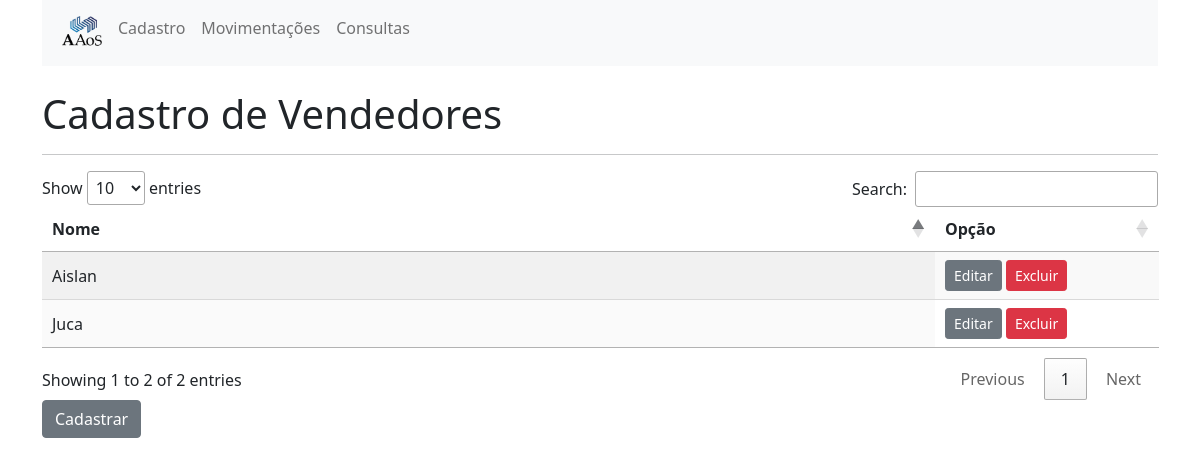
The app's page /vendedores/, older data.
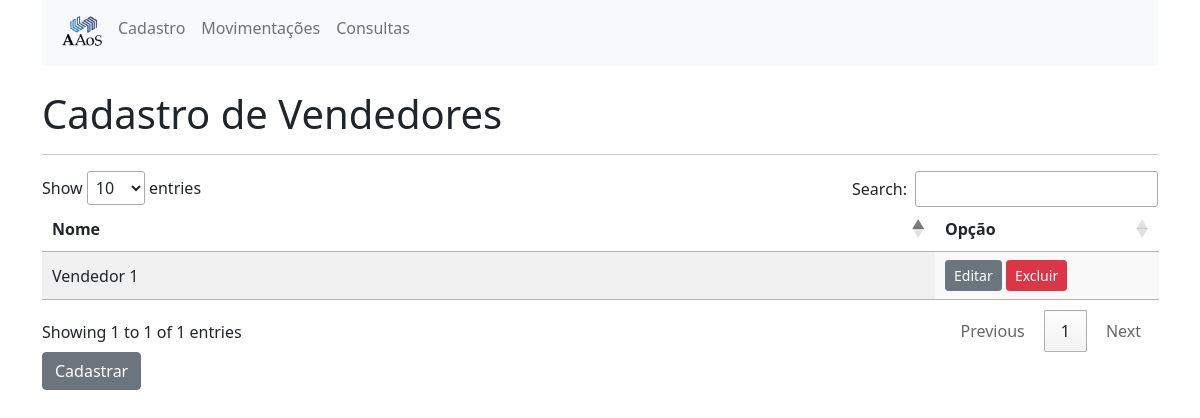
The same page, newer data.
### cadastros/models.py (models this page shows, shortened)
class Vendedor(models.Model):
    nome = models.CharField(
        verbose_name="Nome do vendedor",
        max_length=50
    )
    class Meta:
        db_table = "cad_vendendor"
        verbose_name = "Vendedor"
        verbose_name_plural = "Vendedores"

### cadastros/views.py (the view)
# urls.py: path('vendedores/', views.list_vendedores, name='list_vendedores'),
def list_vendedores(request):
    vendeores = Vendedor.objects.all()
    return render(request, 'cadastros/vendedores.html', {'vendedores':vendeores})

### cadastros/templates/cadastros/vendedores.html (shortened to what this page needs)
{% extends 'cadastros/base.html' %}
{% block content %}
    <br>
    <h1>Cadastro de Vendedores</h1>
    <hr>
    <table id="vendedores_table" class="display">
        <thead>
            <tr>
                <th>Nome</th>
                <th>Opção</th>
            </tr>
        </thead>
        <tbody>
            {% for vendedor in vendedores %}
                <tr>
                    <td>
                        {{vendedor.nome}}
                    </td>
                    <td>
                       <a href="{% url 'edit_vendedor' pk=vendedor.pk %}" class="btn btn-secondary btn-sm">Editar</a>
                       <a href="{% url 'delete_vendedor' pk=vendedor.pk %}" class="btn btn-danger btn-sm">Excluir</a>
                    </td>
                </tr>
            {% endfor %}
        </tbody>
    </table>
    <a href={% url 'new_vendedor' %} class="btn btn-secondary">Cadastrar</a>
{% endblock %}

Row changes from the older to the newer data that the page shows:
removed Vendedor: nome "Aislan"
removed Vendedor: nome "Juca"
added Vendedor: nome "Vendedor 1"
Text that changed along with them:
text written by a page script: "Show entries Search: Showing 1 to 2 of 2 entries Previous 1 Next" → "Show entries Search: Showing 1 to 1 of 1 entries Previous 1 Next"
